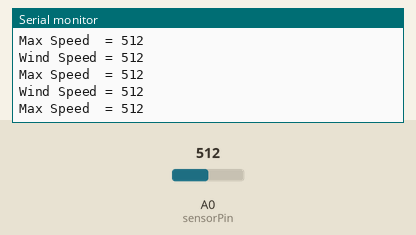
The sketch below on a simulated Arduino Uno, built with avr-gcc and run on an emulated ATmega328P. Shown: the last lines printed to the serial monitor. The test bench sets the inputs (shaded band); at power-on: A0 (sensorPin) = 512.

Above: at 1.3 s.
1.4 s: A0 (sensorPin) set to 716
At 2.62 s:
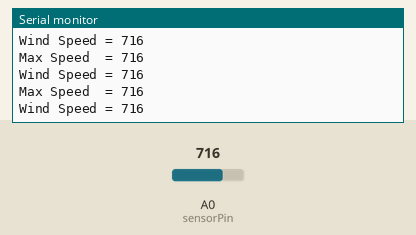
2.9 s: A0 (sensorPin) set to 900
At 2.93 s:
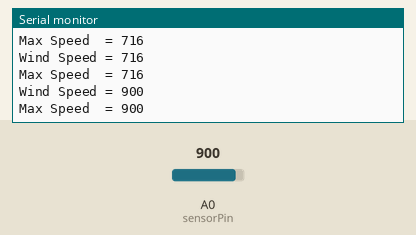
Timing chart, 0 to 5.9 s (numbered marks = the images above; inputs shaded):
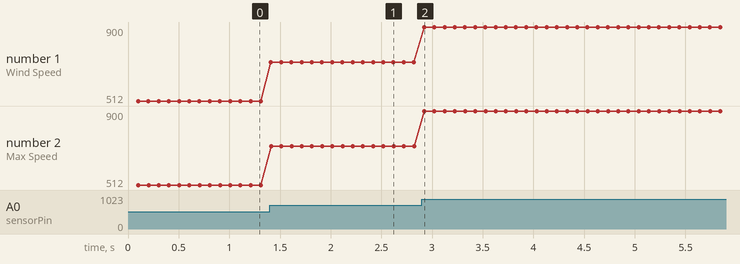

Measured:
- after the input at 1.4 s, the serial monitor: prints a new line at once (image 1)
- after the input at 2.9 s, the serial monitor: prints a new line at once (image 2)
- plotted number 1: 512 → 716 after the input at 1.4 s, 716 → 900 after the input at 2.9 s
- plotted number 2: 512 → 716 after the input at 1.4 s, 716 → 900 after the input at 2.9 s

The sketch:

Anemometer_teensy.ino
```cpp
#define hwserial Serial
#define sensorPin A0

int sensorData;
int debugData1, debugData2, maxValue;

void setup() {
  hwserial.begin(115200);
  delay(100);
  hwserial.println("Boot Complete");
  pinMode(sensorPin, INPUT);
}

void loop() {
  debugSensor();
  delay(100);
}

void readSensor() {
  sensorData = analogRead(sensorPin);
  Serial.print("Sensor Data = ");
  Serial.println(sensorData);
}

void debugSensor(){
  debugData1 = analogRead(sensorPin);
  if (debugData1 > maxValue){
    maxValue = debugData1;
  }
  Serial.print("Wind Speed = ");
  Serial.println(debugData1);
  Serial.print("Max Speed  = ");
  Serial.println(maxValue);
  Serial.println();
}
```
